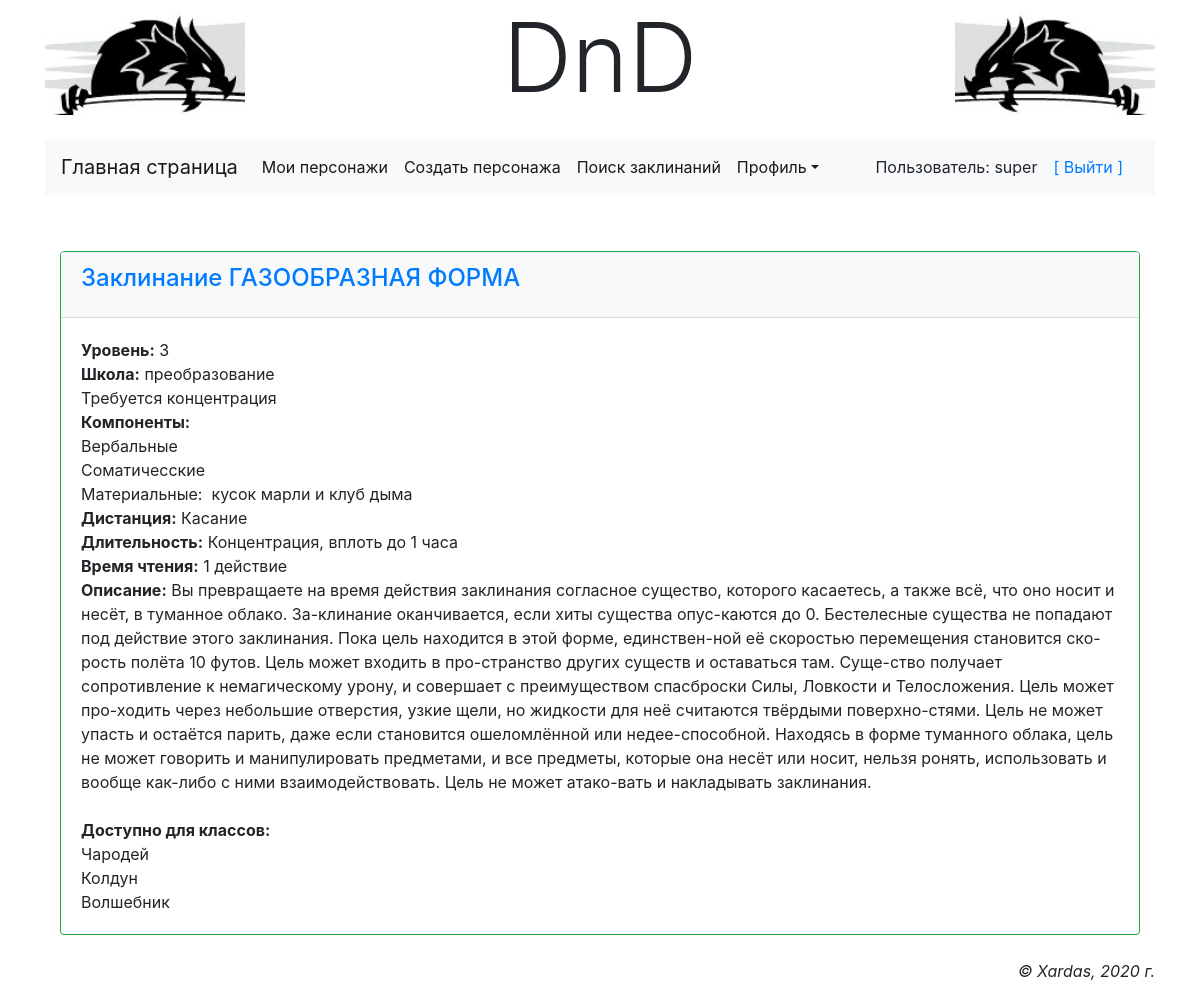
The app's page /main/accounts/profile/spell/41/ (signed in) with its own data.
### main/models.py (models this page shows, shortened)
class AdvUser(AbstractUser):
    is_activated = models.BooleanField(default=True, db_index=True, verbose_name='Прошёл активацию?')
    send_message = models.BooleanField(default=True, verbose_name='Слать сообщение о новых коментариях?')
    class Meta(AbstractUser.Meta):
        pass

class Spell(models.Model):
    SPELL_SCHOOL_CHOICES = (
        (0, 'неизвестная'),
        (1, 'воплощение'),
        (2, 'очарование'),
        (3, 'ограждение'),
        (4, 'иллюзия'),
        (5, 'вызов'),
        (6, 'некромантия'),
        (7, 'преобразование'),
        (8, 'прорицание'),
    )
    name = models.CharField(db_index=True, unique=True, null=False, max_length=64, verbose_name='Название заклинания')
    level = models.IntegerField(verbose_name='Уровень заклинания')
    school = models.IntegerField(choices=SPELL_SCHOOL_CHOICES, default=0, verbose_name='Школа заклинания')
    comp_is_verbal = models.BooleanField(default=False, verbose_name='Вербальные требования')
    comp_is_somatic = models.BooleanField(default=False, verbose_name='Соматичесские требования')
    comp_is_material = models.BooleanField(default=False, verbose_name='Материальные компоненты')
    components = models.CharField(max_length=2048 * 64, verbose_name='Компоненты заклинания')
    distance = models.CharField(max_length=1024 * 64, verbose_name='Дистанция заклинания')
    duration = models.CharField(max_length=1024 * 64, verbose_name='Длительность заклинания')
    cast_time = models.CharField(max_length=1024 * 64, verbose_name='Время сотворения заклинания')
    is_concentrate = models.BooleanField(default=False, verbose_name='Концентрация')
    is_ritual = models.BooleanField(default=False, verbose_name='Ритуал')
    description = models.TextField(null=False, verbose_name='Описание заклинания')
    gold = models.IntegerField(null=True, verbose_name='Золото')
    spell_classes = models.ManyToManyField(CharClasses, verbose_name='Класс персонажа')
    spells = SpellManager()
    objects = models.Manager()
    class Meta:
        ordering = ['name']

class CharClasses(models.Model):
    CLASS_CHOICES = (
        ('Варвар', "Варвар"),
        ('Бард', "Бард"),
        ('Жрец', "Жрец"),
        ('Друид', "Друид"),
        ('Воин', "Воин"),
        ('Монах', "Монах"),
        ('Паладин', "Паладин"),
        ('Следопыт', "Следопыт"),
        ('Плут', "Плут"),
        ('Чародей', "Чародей"),
        ('Колдун', "Колдун"),
        ('Волшебник', "Волшебник"),
    )
    name = models.CharField(db_index=True, choices=CLASS_CHOICES, unique=True, null=False, max_length=20,
                            verbose_name='Имя класса персонажа')
    caption = models.CharField(null=True, max_length=24, verbose_name='Caption класса')
    description = models.CharField(null=True, max_length=1024 * 64, verbose_name='Описание класса')
    char_classes = ClassManager()
    objects = models.Manager()

### main/views.py (the view)
# urls.py: path('accounts/profile/spell/<int:spell_id>/', view_spell, name='view_spell'),
@login_required
def view_spell(request, spell_id):
    spell = get_object_or_404(Spell, id=spell_id)
    context = {'spell': spell}
    return render(request, 'main/view_spell.html', context)

### main/templates/main/view_spell.html (shortened to what this page needs)
{% extends "layout/basic.html" %}
{% block content %}
{% include 'main/spell_content.html' %}
{% endblock %}

### main/templates/layout/menu.html (shortened to what this page needs)
<nav class="navbar navbar-expand-lg navbar-light bg-light">
          <a class="navbar-brand" href="{% url 'main:index' %}">Главная страница</a>
          <div class="collapse navbar-collapse" id="navbarSupportedContent">
              {% if user.is_authenticated %}
              <ul class="navbar-nav mr-auto">
                  <li class="nav-item active"><a class="nav-link" href="{% url 'main:profile' %}">Мои персонажи</a></li>
                  <li class="nav-item active"><a class="nav-link" href="{% url 'main:create_character' %}">Создать персонажа</a></li>
                  <li class="nav-item active"><a class="nav-link" href="{% url 'main:find_spells' %}">Поиск заклинаний</a></li>
                  <li class="nav-item dropdown active">
                        <a class="nav-link dropdown-toggle" data-toggle="dropdown"
                        href="#" role="button" aria-haspopup="true"
                        aria-expanded="false">Профиль</a>
                  </li>
              </ul>
              Пользователь: {{ user.username }}
              <a class="nav-link" href="{% url 'main:logout' %}">[ Выйти ]</a>
              {% else %}
              <a class="nav-link" href="{% url 'main:register' %}">[ Регистрация ]</a>
              <a class="nav-link" href="{% url 'main:login' %}">[ Вход ]</a>
              {% endif %}
          </div>
</nav>

### main/templates/main/spell_content.html (shortened to what this page needs)
<div class="card border-success mt-5">
            <div class="card-header bg-light">
                <h4 class="card-title"><a href="{% url 'main:view_spell' spell.id %}">Заклинание {{ spell.name }}</a></h4>
            </div>
            <div class="card-body">
                <b>Уровень:</b> {{ spell.level }} <br>
                <b>Школа:</b>  {{ spell.get_school_display }} <br>
                {% if spell.is_concentrate %}Требуется концентрация<br>{% endif %}
                <b>Компоненты:</b><br>
                {% if spell.comp_is_verbal %}Вербальные<br>{% endif %}
                {% if spell.comp_is_somatic %}Соматичесские<br>{% endif %}
                {% if spell.comp_is_material %}Материальные:&nbsp
                {{ spell.components }}<br>
                {% endif %}
                <b>Дистанция:</b> {{ spell.distance }} <br>
                <b>Длительность:</b> {{ spell.duration }} <br>
                <b>Время чтения:</b> {{ spell.cast_time }} <br>
                <b>Описание:</b> {{ spell.description }} <br>
                <br><b>Доступно для классов:</b><br>
                {% for spc in spell.spell_classes.all %}
                    {{ spc.name }}<br>
                {% endfor %}
            </div>
</div>

### records on screen
AdvUser: username "super"
Spell: name "ГАЗООБРАЗНАЯ ФОРМА", level "3", school "преобразование", components "кусок марли и клуб дыма", distance "Касание", duration "Концентрация, вплоть до 1 часа", cast_time "1 действие", description "Вы превращаете на время действия заклинания согласное существо, которого касаетесь, а также всё, что оно носит и несёт, в туманное облако. За-клинание оканчивается, если хиты существа опус-каются до 0. Бестелесные существа не попадают под действие этого заклинания. Пока цель находится в этой форме, единствен-ной её скоростью перемещения становится ско-рость полёта 10 футов. Цель может входить в про-странство других существ и оставаться там. Суще-ство получает сопротивление к немагическому урону, и совершает с преимуществом спасброски Силы, Ловкости и Телосложения. Цель может про-ходить через небольшие отверстия, узкие щели, но жидкости для неё считаются твёрдыми поверхно-стями. Цель не…"
CharClasses: name "Чародей"
CharClasses: name "Колдун"
CharClasses: name "Волшебник"
